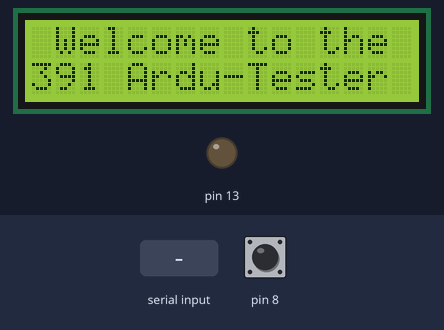
Simulated run of this sketch. Board: Arduino Uno, built with avr-gcc and run on an emulated ATmega328P. Parts: 16×2 character LCD, output pins drawn as LEDs (lit = HIGH). The test bench sets the inputs (shaded band); at power-on: pin 8 HIGH. What the sketch prints to the serial monitor is not drawn.

Above: at 0.1 s.
3.4 s: byte 30 received over Serial
At 3.7 s:
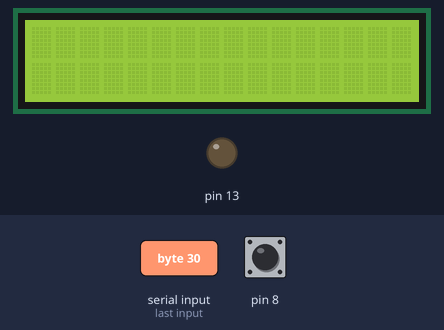
4.9 s: byte 90 received over Serial
At 6.1 s:
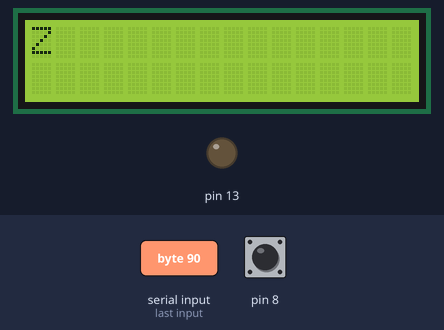
6.4 s: byte 120 received over Serial
At 7.6 s:
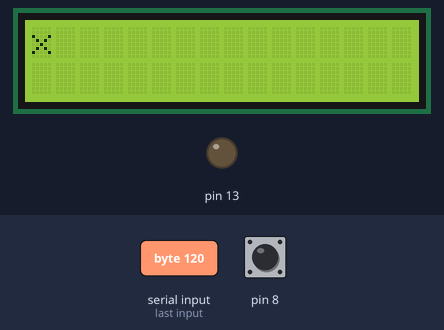
7.9 s: pin 8 pulled LOW for 0.15 s
At 7.99 s:
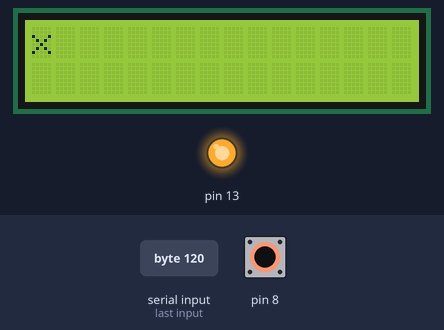
9.5 s: pin 8 pulled LOW for 3.2 s
At 13.8 s:
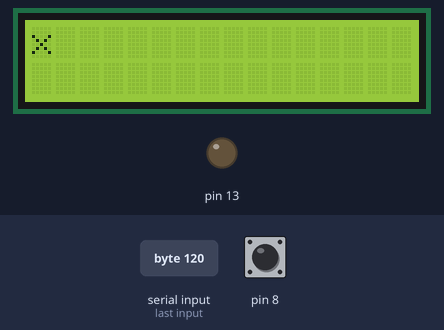
Timing chart, 0 to 15.2 s (numbered marks = the images above; inputs shaded):
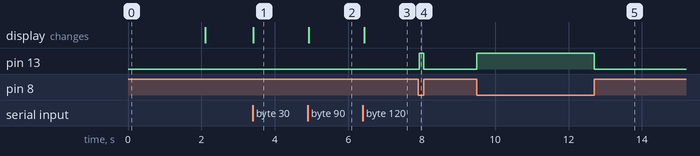

The sketch:

SerialTest.ino
```cpp
#include <SPI.h>
#include <LCD.h>                  // LCD library
#include <LiquidCrystal_I2C.h>    // another LCD library
#include <Wire.h>

// random LCD stuff
LiquidCrystal_I2C  lcd(0x3F,2,1,0,4,5,6,7); // 0x27 is the I2C bus address for an unmodified module
// SDA -> A4
// SCL -> A5

char serialIn;   // creating character variable to hold input signals
int i,j;    // iterating variables
int buttonRelease;  // variable to make sure we only send once per button press

void setup()
{
  //start serial connection
  Serial.begin(9600);

  //configure pin2 as an input and enable the internal pull-up resistor
  pinMode(8, INPUT_PULLUP);
  pinMode(13, OUTPUT);

  i=0;
  j=0;

  LCDstart();
}

void loop()
{
  //read the pushbutton value into a variable
  int sensorVal = digitalRead(8);

  // Keep in mind the pullup means the pushbutton's
  // logic is inverted. It goes HIGH when it's open,
  // and LOW when it's pressed. Turn on pin 13 when the
  // button's pressed, and off when it's not:
  if (sensorVal == HIGH)
  {
    digitalWrite(13, LOW);
    buttonRelease = 1;
    delay(50);
  }
  else if((sensorVal == LOW)&&(buttonRelease))
  {
    digitalWrite(13, HIGH);
    Serial.print("Husky ");
    Serial.println(i);
    delay(50);
    i++;
    buttonRelease = 0;
  }
  if (Serial.available() > 0) // check if we have serial input ready to come in
  {
    LCDupdate();
  }
}

// LCDstart function
void LCDstart()
{
  lcd.begin(16, 2);     // initialize LCD
  lcd.setBacklightPin(3,POSITIVE);      // initialize backlight
  lcd.backlight(); // turn backlight on

  lcd.clear();      // clear
  lcd.setCursor(1,0);       // display title and stuff
  lcd.print("Welcome to the");
  lcd.setCursor(0,1);
  lcd.print("391 Ardu-Tester");
  delay(2000);

  lcd.clear();      // clear and reset for next display
  lcd.home();

  // the first round of updates
  LCDupdate();
  return;
}

void LCDupdate()
{

  // reset location and clear everything
  lcd.clear();
  lcd.home();
  j=0;

  while(Serial.available() > 0)   // loop over until no more serial input remains
  {
    if(j>15)    // move to next line if necessary
    {
      j=0;
      lcd.setCursor(0,1);
    }

    serialIn = Serial.read();
    lcd.print(serialIn);  // print out whatever char we receive
    j++;
  }
}
```

Measured:
- after the input at 4.9 s, the display: changes at once (image 2)
- after the input at 6.4 s, the display: changes at once (image 3)
- after the input at 7.9 s, pin 13: LOW → HIGH at once, → LOW 0.12 s later
- after the input at 9.5 s, pin 13: LOW → HIGH at once, → LOW 3.2 s later
